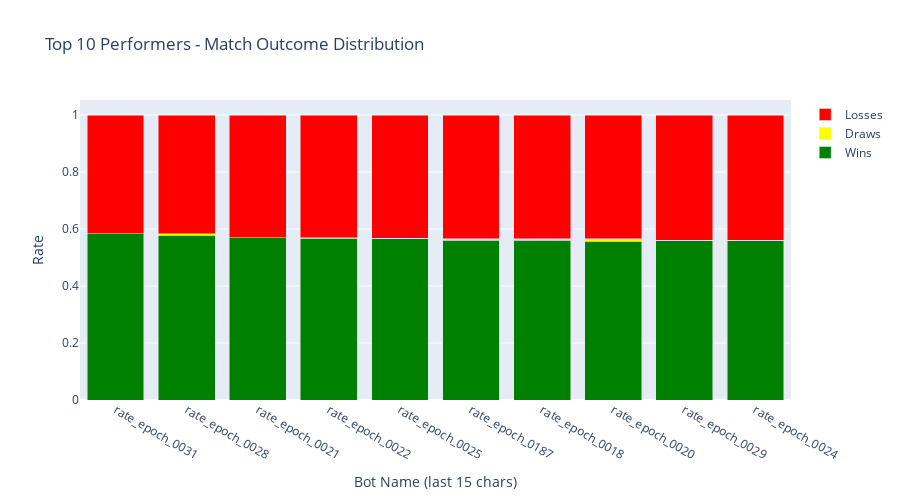

The cell this chart's notebook holds for it:
### Markdown cell above
## Top Performers Analysis

### Code cell
# Top 10 performers detailed stats
top_10 = standings_df.head(10).copy()
top_10["win_rate"] = top_10["wins"] / top_10["matches_played"]
top_10["draw_rate"] = top_10["draws"] / top_10["matches_played"]
top_10["loss_rate"] = top_10["losses"] / top_10["matches_played"]

fig = go.Figure()

# Stacked bar chart
fig.add_trace(
    go.Bar(
        name="Wins",
        x=top_10["name"].str[-15:],
        y=top_10["win_rate"],
        marker_color="green",
    )
)

fig.add_trace(
    go.Bar(
        name="Draws",
        x=top_10["name"].str[-15:],
        y=top_10["draw_rate"],
        marker_color="yellow",
    )
)

fig.add_trace(
    go.Bar(
        name="Losses",
        x=top_10["name"].str[-15:],
        y=top_10["loss_rate"],
        marker_color="red",
    )
)

fig.update_layout(
    barmode="stack",
    title="Top 10 Performers - Match Outcome Distribution",
    xaxis_title="Bot Name (last 15 chars)",
    yaxis_title="Rate",
    height=500,
)
fig.show()

### Figure 1 — Plotly figure (JSON) as saved in the notebook; plotly's stock layout.template omitted (floating-point values rounded to 4 significant figures)
{"data": [{"marker": {"color": "green"}, "name": "Wins", "type": "bar", "x": ["rate_epoch_0031", "rate_epoch_0028", "rate_epoch_0021", "rate_epoch_0022", "rate_epoch_0025", "rate_epoch_0187", "rate_epoch_0018", "rate_epoch_0020", "rate_epoch_0029", "rate_epoch_0024"], "y": [0.5825, 0.5775, 0.57, 0.5675, 0.5675, 0.56, 0.56, 0.5575, 0.56, 0.56]}, {"marker": {"color": "yellow"}, "name": "Draws", "type": "bar", "x": ["rate_epoch_0031", "rate_epoch_0028", "rate_epoch_0021", "rate_epoch_0022", "rate_epoch_0025", "rate_epoch_0187", "rate_epoch_0018", "rate_epoch_0020", "rate_epoch_0029", "rate_epoch_0024"], "y": [0.0, 0.005, 0.0, 0.0025, 0.0, 0.005, 0.005, 0.0075, 0.0, 0.0]}, {"marker": {"color": "red"}, "name": "Losses", "type": "bar", "x": ["rate_epoch_0031", "rate_epoch_0028", "rate_epoch_0021", "rate_epoch_0022", "rate_epoch_0025", "rate_epoch_0187", "rate_epoch_0018", "rate_epoch_0020", "rate_epoch_0029", "rate_epoch_0024"], "y": [0.4175, 0.4175, 0.43, 0.43, 0.4325, 0.435, 0.435, 0.435, 0.44, 0.44]}], "layout": {"barmode": "stack", "height": 500, "title": {"text": "Top 10 Performers - Match Outcome Distribution"}, "xaxis": {"title": {"text": "Bot Name (last 15 chars)"}}, "yaxis": {"title": {"text": "Rate"}}}}
